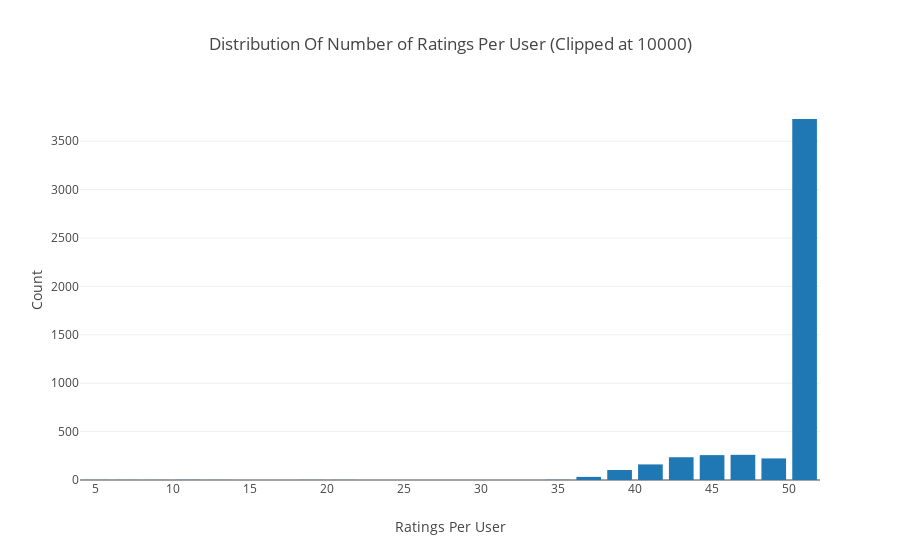

The notebook cell this image was saved under:
### Markdown cell above
# Ratings Distribution By Hotel

### Code cell
# Number of ratings per user
data = df.groupby('userid')['OverallRating'].count().clip(upper=50)

# Create trace
trace = go.Histogram(x = data.values,
                     name = 'Ratings',
                     xbins = dict(start = 0,
                                  end = 10000,
                                  size = 2))
# Create layout
layout = go.Layout(title = 'Distribution Of Number of Ratings Per User (Clipped at 10000)',
                   xaxis = dict(title = 'Ratings Per User'),
                   yaxis = dict(title = 'Count'),
                   bargap = 0.2)

# Create plot
fig = go.Figure(data=[trace], layout=layout)
iplot(fig)

### Figure 1 — Plotly figure (JSON) as saved in the notebook; plotly's stock layout.template omitted (floating-point values rounded to 4 significant figures; data arrays with more than 128 entries replaced by an {"elided": "..."} marker saying what was removed)
{"data": [{"name": "Ratings", "type": "histogram", "uid": "17855263-6d5c-49e6-8d2c-f39b3993f9ce", "x": {"elided": "5010 int values"}, "xbins": {"end": 10000, "size": 2, "start": 0}}], "layout": {"bargap": 0.2, "title": {"text": "Distribution Of Number of Ratings Per User (Clipped at 10000)"}, "xaxis": {"title": {"text": "Ratings Per User"}}, "yaxis": {"title": {"text": "Count"}}}}
